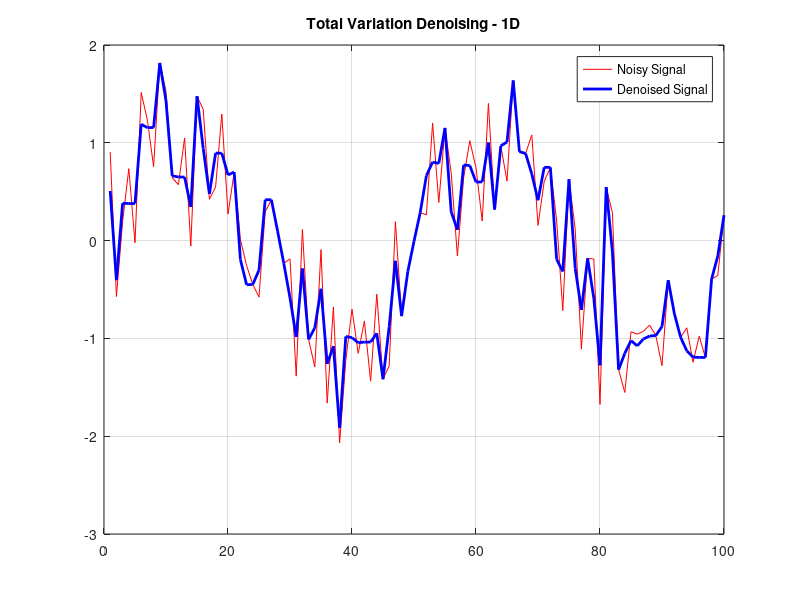

Source code (MATLAB): (Note: this script raises an error after producing the figure.)

n = linspace(0, 4*pi, 100);
y = 0.5*randn(100,1) + sin(n(:)); % Generate noisy signal

function x_denoised = tv_denoise(y, lambda, iter)
    % Implements Chambolle's algorithm for Total Variation Denoising (1D)
    % 
    % Inputs:
    %   y      - Noisy input signal (1D array)
    %   lambda - Regularization parameter (higher = smoother)
    %   iter   - Number of iterations (default: 50)
    %
    % Output:
    %   x_denoised - Denoised signal
    y = y(:);
    if nargin < 3
        iter = 50; % Default number of iterations
    end
    
    % Initialize variables
    x = y; 
    p = zeros(length(y), 1); % p should be one element smaller than x
    tau = 0.25;

    for k = 1:iter
        % Compute divergence (div_p) and update x
        div_p = [diff(p); 0];  
        x_new = y - lambda * div_p; 
        
        % Update p, making sure dimensions match
        div_x_nw = [diff(x_new); 0];
        p = p + tau * div_x_nw;
        p = p ./ max(1, abs(p)); 
        
        % Update x
        x = x_new;
    end
    
    x_denoised = x;
end

%%

lambda = 0.2;  % Regularization parameter
x_denoised = tv_denoise(y, lambda, 100);

figure;
plot(y, 'r'); hold on; grid on;
plot(x_denoised, 'b', 'LineWidth', 2);
legend('Noisy Signal', 'Denoised Signal');
title('Total Variation Denoising - 1D');


% TV Denoising
mu = 0.2;
tol = 1e-4;
[M, N] = size(y);

[y_opt] = IRLS_TV(y,speye(M*N),mu,M,N,tol,ones(size(M*N)),ones(M*N,1));

figure;
plot(y, 'r', 'DisplayName', 'Original'); hold on; grid on;
plot(x_denoised, 'b--', 'LineWidth', 2, 'DisplayName', 'TV v1');
plot(y_opt, 'k--', 'LineWidth', 2, 'DisplayName', 'TV IRLS');
legend('Location', 'best');
title('Total Variation Denoising - 1D');

%% TNV Denoising 1D signals


clc; clear; close all;

% Generate synthetic 1D parallel signals with different noise levels
M = 5;   % Number of signals
N = 200; % Signal length
x = linspace(0, 2*pi, N);
X_clean = repmat(sin(x), M, 1); % Parallel clean signals

% Define noise levels
noise_levels = 1*[0.05, 0.1, 0.2, 0.3, 0.5]; % Different noise strengths
X_noisy = X_clean; % Initialize

for i = 1:M
    X_noisy(i, :) = X_clean(i, :) + noise_levels(i) * randn(1, N);
end

% Apply TNV denoising
lambda = 1.2;   % Regularization parameter
max_iter = 200; % Maximum iterations
tol = 1e-4;     % Convergence tolerance

X_denoised = total_nuclear_variation_denoising(X_noisy, lambda, max_iter, tol);

% Plot results
figure;
subplot(3,1,1);
plot(x, X_clean', 'k', 'LineWidth', 1.5);
title('Original Signals');

subplot(3,1,2);
plot(x, X_noisy', 'r');
title('Noisy Signals with Different Noise Levels');
hold on;
plot(x, X_denoised', 'b', 'LineWidth', 1.5);

subplot(3,1,3);
plot(x, X_denoised', 'b', 'LineWidth', 1.5);
title('Denoised Signals with TNV');

% Function for TNV Denoising
function X_denoised = total_nuclear_variation_denoising(X_noisy, lambda, max_iter, tol)
    [M, N] = size(X_noisy);
    D = diff(eye(N));  % Finite difference operator
    Dt = D';  % Transpose of D

    X = X_noisy;  % Initialize with noisy input
    step_size = 0.05;  % Fixed step size

    for iter = 1:max_iter
        DX = X * Dt;  % Compute finite differences
        
        % Singular Value Thresholding (SVT)
        [U, S, V] = svd(DX, 'econ');
        S_thresh = max(S - lambda, 0);  % Soft thresholding
        DX_new = U * S_thresh * V';  % Reconstruct denoised differences

        % Update X
        X_new = X_noisy - step_size * (X * Dt - DX_new) * D;

        % Convergence check
        if norm(X_new - X, 'fro') / norm(X, 'fro') < tol
            break;
        end
        X = X_new;
    end

    X_denoised = X;
end


%% Create signals (Mar W4)

% Parameters
num_points      = 100;         % Number of points in each column (x-axis samples)
num_cols        = 50;          % Number of columns (different intercepts)
slope           = 2;                 % Desired slope of the linear function
intercept_range = [-5, 5];  % Range of intercepts (randomly chosen for each column)
noise_level     = 1.5;          % Noise standard deviation

x = linspace(0, 10, num_points)';  % x-axis (column vector)
% x_array = x*ones(1, num_points);
x_array = repmat(x, [1, num_cols]);

% Preallocate the array to store noisy columns
y_array = zeros(num_points, num_cols);

% Generate noisy columns
for i = 1:num_cols
    intercept       = rand * (intercept_range(2) - intercept_range(1)) + intercept_range(1);  % Random intercept
    % disp(intercept);
    y_clean         = slope * x + intercept;  % Generate clean line
    y_noisy         = y_clean + noise_level * randn(size(y_clean));  % Add noise
    y_array(:, i)   = y_noisy;  % Store in the array
end

figure;
plot(x, y_array, 'LineWidth', 1);
title('Generated Linear Functions with Noise');
xlabel('x-axis');
ylabel('y-axis');
grid on;

% CGS SOLUTION ALL
b = y_array(:);
A = x_array(:);
At = A';
slope_cgs = cgs(At*A, At*b);
fprintf('Slope CGS: %f (GT= %.2f)\n', slope_cgs, slope);

% CGS PER ITERATION
vect = @(x) x(:);
slope_cgs_col = zeros(1, num_cols);
for i = 1:num_cols
    b  = vect(y_array(:, i));
    A  = vect(x_array(:, i));
    At = A';
    slope_cgs_col(1, i) = cgs(At*A, At*b);
end
fprintf('Slope CGS mean: %f (GT= %.2f)\n', mean(slope_cgs_col), slope);
figure, 
stem(slope_cgs_col),
yline(mean(slope_cgs_col), 'k--', 'DisplayName', num2str(mean(slope_cgs_col)))
xlabel('Ncol'), ylabel('Slope')
legend('Location', 'best')

%% TNV Regularization specs

% Parameters
num_points      = 100;         % Number of points in each column (x-axis samples)
num_cols        = 50;          % Number of columns (different intercepts)
slope           = 2;                 % Desired slope of the linear function
intercept_range = [-5, 5];  % Range of intercepts (randomly chosen for each column)
noise_level     = 1.5;          % Noise standard deviation

x = linspace(0, 10, num_points)';  % x-axis (column vector)
% x_array = x*ones(1, num_points);
x_array = repmat(x, [1, num_cols]);

% Preallocate the array to store noisy columns
y_clean = zeros(num_points, num_cols);
y_array = zeros(num_points, num_cols);

% Generate noisy columns
for i = 1:num_cols
    intercept       = rand * (intercept_range(2) - intercept_range(1)) + intercept_range(1);  % Random intercept
    % disp(intercept);
    y_clean(:, i)   = slope * x + intercept;  % Generate clean line
    y_noisy         = y_clean(:, i)  + noise_level * randn(size(y_clean(:, i)));  % Add noise
    y_array(:, i)   = y_noisy;  % Store in the array
end

% CGS SOLUTION ALL
b = y_array(:);
A = x_array(:);
At = A';
slope_cgs = cgs(At*A, At*b);
fprintf('Slope CGS: %f (GT= %.2f)\n', slope_cgs, slope);

fprintf('================================================\n')
%%
%%%%%%%%%%%%%%%% TNV  %%%%%%%%%%%%%%%%
lambda   = 2;  % Regularization parameter
max_iter = 20;
tol = 2e-3;
[y_denoised, cost1, err1, fid1, reg1, iter1] = TNV_regularization(y_array, lambda, max_iter, tol);

b = y_denoised(:);
A = x_array(:);
At = A';
slope_cgs = cgs(At*A, At*b);
fprintf('TNV Denoised Slope CGS: %f (GT= %.2f)\n', slope_cgs, slope);

%%%%%%%%%%%%% TNV PRIMAL DUAL EMZ  %%%%%%%%%%%%%
weightEstimators = ones(num_cols, 1);
lambda = 2;
tau = 0.01;
maxIter = 300;
tol = 0.5e-3;
stableIter = 5;

[y_denoised2, cost2, err2, fid2, reg2] = pdo_den_wtnv_1d(y_array, lambda, tau, maxIter, tol, stableIter, weightEstimators);

b = y_denoised2(:);
A = x_array(:);
At = A';
slope_cgs = cgs(At*A, At*b);
fprintf('EMZ TNV Denoised Slope CGS: %f (GT= %.2f)\n', slope_cgs, slope);

%%
figure;
set(gcf, 'Units', 'pixels', 'Position', [100, 100, 1800, 600]); % [x, y, width, height]   

subplot(141)
plot(x, y_clean(:,1:10:50), 'LineWidth', 1);
title('Clean Linear Functions');
xlabel('x-axis');
ylabel('y-axis');
ylim([-5 25]);
grid on;

subplot(142)
plot(x, y_array(:,1:10:50), 'LineWidth', 1);
title('Generated Linear Functions with Noise');
xlabel('x-axis');
ylabel('y-axis');
ylim([-5 25]);
grid on;

subplot(143)
plot(x, y_denoised(:,1:10:50), 'LineWidth', 1);
title('TNV Denoised linear functions');
xlabel('x-axis');
ylabel('y-axis');
ylim([-5 25]);
grid on;

subplot(144)
plot(x, y_denoised2(:,1:10:50), 'LineWidth', 1);
title('TNVv2 Denoised linear functions');
xlabel('x-axis');
ylabel('y-axis');
ylim([-5 25]);
grid on;


%%

figure, 
set(gcf, 'Units', 'pixels', 'Position', [100, 100, 1800, 600]); % [x, y, width, height]   

subplot(141)
plot(cost1, 'DisplayName', 'Cost1')
hold on, grid on
plot(cost2, 'DisplayName', 'Cost2')
hold off;
xlabel('Iter')
title('Cost')
legend('Location', 'northeast')
xlim([0 250])

subplot(142)
plot(fid1, 'DisplayName', 'Fid1')
hold on, grid on
plot(fid2, 'DisplayName', 'Fid2')
hold off;
xlabel('Iter')
title('Fid')
legend('Location', 'northeast')
xlim([0 250])

subplot(143)
plot(reg1, 'DisplayName', 'Reg1')
hold on, grid on
plot(reg2, 'DisplayName', 'Reg2')
hold off;
xlabel('Iter')
title('Reg')
legend('Location', 'northeast')
xlim([0 250])

subplot(144)
plot(err1, 'DisplayName', 'Err1')
hold on, grid on
plot(err2, 'DisplayName', 'Err2')
yline(tol, 'k--')
hold off;
xlabel('Iter')
title('Error')
legend('Location', 'northeast')
xlim([0 250])
ylim([0 0.005])
%%

% function [a_local_tnv, y_denoised] = TNV_regularization(x_temp, y_temp, lambda, max_iter)
%     % Inputs:
%     % - x_temp: The repeated vector of X (size: 47 x 90)
%     % - y_temp: The matrix to be denoised (size: 47 x 90)
%     % - lambda: Regularization parameter (default: 1e-3)
%     % - max_iter: Maximum number of iterations (default: 50)
% 
%     if nargin < 3, lambda = 1e-3; end
%     if nargin < 4, max_iter = 50; end
% 
%     % Flatten inputs
%     x_vec = x_temp(:);       % Flatten X
%     y_vec = y_temp(:);        % Flatten Y
% 
%     % Initialize variables
%     y_denoised = y_temp;  % Start with the original measurements
%     tol = 1e-6;
% 
%     for iter = 1:max_iter
%         % Step 1: Solve Linear System with `cgs()`
%         XTX = (x_vec' * x_vec + lambda * eye(length(x_vec)));
%         XTy = (x_vec' * y_denoised(:));
% 
%         % Using Conjugate Gradient Solver
%         a_local_tnv = cgs(XTX, XTy, 1e-6, 100);  % CGS instead of direct inversion
% 
%         % Step 2: Compute Residuals and Reshape to Matrix Form
%         y_denoised_matrix = reshape(y_vec - x_vec * a_local_tnv, size(y_temp));
% 
%         % Step 3: Apply TNV Denoising to the Matrix
%         y_denoised_matrix = apply_TNV(y_denoised_matrix, lambda);
% 
%         % Step 4: Flatten the result back to a vector
%         y_denoised = y_denoised_matrix(:);
% 
%         % Step 5: Check Convergence
%         if norm(x_vec * a_local_tnv - y_vec) / norm(y_vec) < tol
%             break;
%         end
%     end
% 
%     fprintf('TNV Regularization completed in %d iterations\n', iter);
% end
% 
% 
% function y_tnv = apply_TNV(y_matrix, lambda)
%     % Apply TNV denoising using Singular Value Thresholding (SVT)
%     [U, S, V] = svd(y_matrix, 'econ');
% 
%     % Apply soft-thresholding to the singular values
%     S_thresholded = max(S - lambda, 0);
% 
%     % Reconstruct the matrix
%     y_tnv = U * S_thresholded * V';
% end
